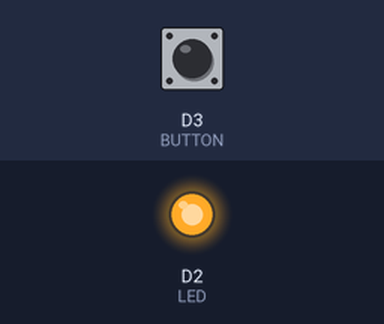
Simulated run of this sketch. Board: ESP8266 (NodeMCU). Shown: output pins drawn as LEDs (lit = HIGH). Inputs (shaded band) come from the test bench; at power-on: D3 (BUTTON) HIGH.

Above: at 0.15 s.
At 46.5 s:
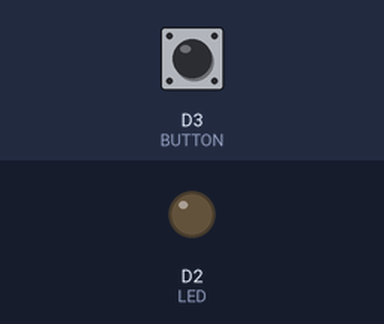
Timing chart, 0 to 48.8 s (numbered marks = the images above):
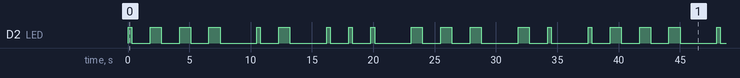

Measured:
- by itself, D2 (LED): moves between LOW and HIGH, repeating every 37.5 s
- by itself, everything shown: repeats every 37.5 s, in 28 steps

The sketch:

LED_Blink.ino
```cpp
int LED = D2;
int BUTTON = D3;

int DOT = 300;
int DASH = 900;

const int delay_time = 1500;


void setup() {

    pinMode(BUTTON, INPUT_PULLUP);
    pinMode(LED, OUTPUT);
}

void loop() {

    int buttonState = digitalRead(BUTTON);


    if(buttonState == HIGH)
    {
        JASON();
    }
    else
    {
        exit(0);
    }

}


void dot(){
    digitalWrite(LED, HIGH);
    delay(DOT);
    digitalWrite(LED, LOW);
    delay(delay_time);
}

void dash(){
    digitalWrite(LED, HIGH);
    delay(DASH);
    digitalWrite(LED, LOW);
    delay(delay_time);
}

void JASON(){
    dot();
    dash();
    dash();
    dash();
    delay(delay_time);

    dot();
    dash();
    delay(delay_time);

    dot();
    dot();
    dot();
    delay(delay_time);

    dash();
    dash();
    dash();
    delay(delay_time);

    dash();
    dot();
    delay(delay_time);
}


/* void J(){
    dot();
    dash();
    dash();
    dash();
}

void A(){
    dot();
    dash();
}
void S(){
    dot();
    dot();
    dot();

}
void O(){
    dash();
    dash();
    dash();

}
void N(){
    dash();
    dot();
}

*/
```
